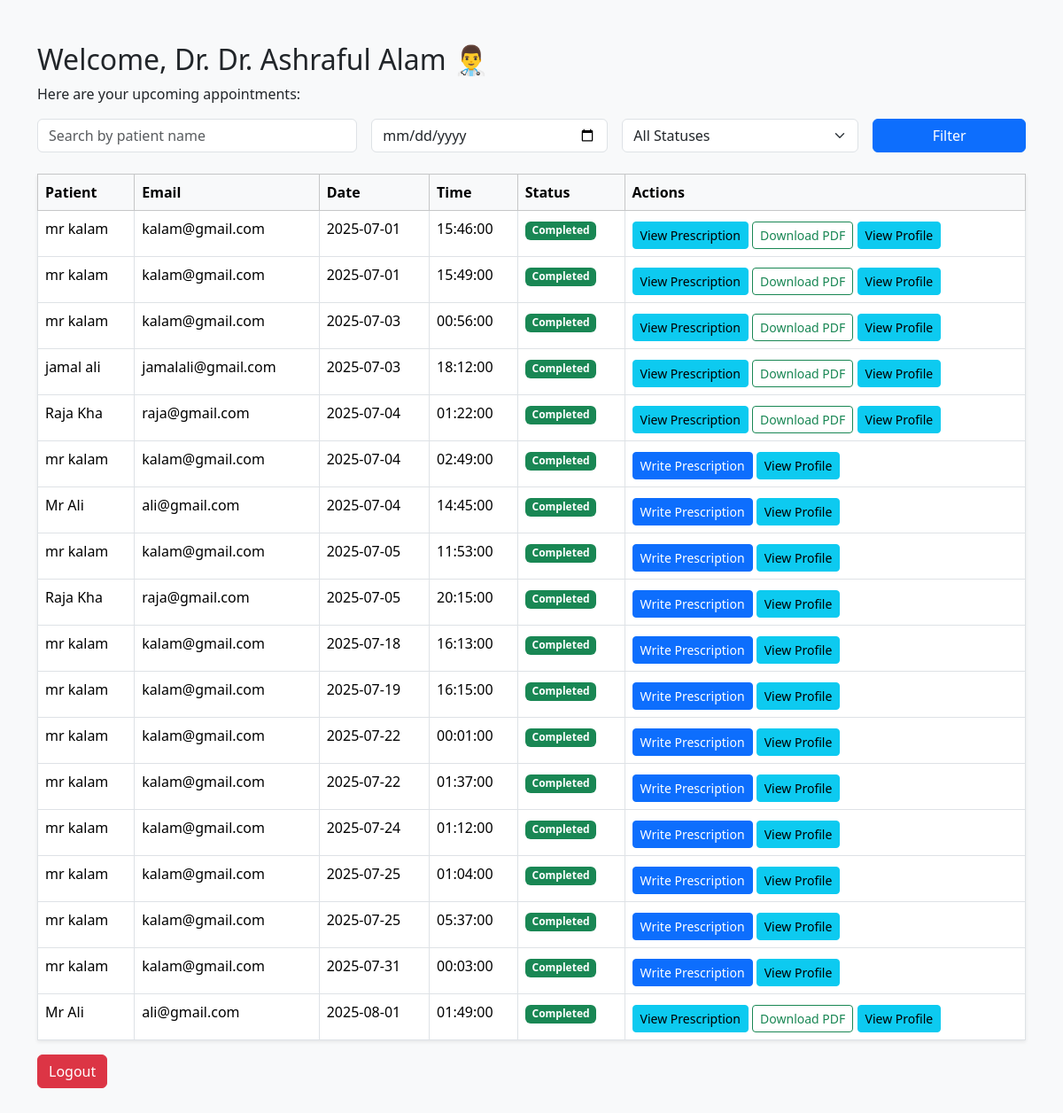
Page /doctor_dashboard.php (signed in) on the committed database.
### tables this page shows
CREATE TABLE `appointments` (
  `id` int(11) NOT NULL,
  `patient_id` int(11) NOT NULL,
  `doctor_id` int(11) NOT NULL,
  `appointment_date` date NOT NULL,
  `appointment_time` time NOT NULL,
  `status` enum('Scheduled','Completed','Cancelled') DEFAULT 'Scheduled',
  `created_at` timestamp NOT NULL DEFAULT current_timestamp()
);

CREATE TABLE `patients` (
  `id` int(11) NOT NULL,
  `username` varchar(50) NOT NULL,
  `password` varchar(255) NOT NULL,
  `name` varchar(100) NOT NULL,
  `email` varchar(100) DEFAULT NULL
);

### doctor_dashboard.php (the view, shortened to what this page needs)
<?php
require 'config.php';
$conditions = ["a.doctor_id = ?"];
$params = [$_SESSION['doctor_id']];
$whereClause = implode(" AND ", $conditions);
$stmt = $pdo->prepare("
  SELECT a.*, p.name AS patient_name, p.email
  FROM appointments a
  JOIN patients p ON a.patient_id = p.id
  WHERE $whereClause
  ORDER BY a.appointment_date ASC, a.appointment_time ASC
");
$stmt->execute($params);
$appointments = $stmt->fetchAll();
$prescribedStmt = $pdo->prepare("SELECT appointment_id FROM prescriptions WHERE doctor_id = ?");
$prescribedStmt->execute([$_SESSION['doctor_id']]);
$prescribedAppointments = array_column($prescribedStmt->fetchAll(), 'appointment_id');
?>
<!DOCTYPE html>
<html>
<head>
	<link href="assets/css/bootstrap.min.css" rel="stylesheet">
	<link href="assets/icons/font/bootstrap-icons.css" rel="stylesheet">
</head>
<body class="bg-light">
	<div class="container py-5">
		<h2>Welcome, Dr. <?= htmlspecialchars($_SESSION['doctor_name']); ?> 👨‍⚕️</h2>
		<p>Here are your upcoming appointments:</p>
		<form method="GET" class="row g-3 mb-4">
			<div class="col-md-4">
				<input type="text" name="patient_name" class="form-control" placeholder="Search by patient name"
					value="<?= isset($_GET['patient_name']) ? htmlspecialchars($_GET['patient_name']) : ''; ?>">
			</div>
			<div class="col-md-3">
				<input type="date" name="appointment_date" class="form-control"
					value="<?= isset($_GET['appointment_date']) ? $_GET['appointment_date'] : ''; ?>">
			</div>
			<div class="col-md-3">
				<select name="status" class="form-select">
					<option value="">All Statuses</option>
				</select>
			</div>
			<div class="col-md-2">
				<button type="submit" class="btn btn-primary w-100">Filter</button>
			</div>
		</form>
		<table class="table table-bordered table-hover bg-white shadow-sm">
			<thead class="table-light">
				<tr>
					<th>Patient</th>
					<th>Email</th>
					<th>Date</th>
					<th>Time</th>
					<th>Status</th>
					<th>Actions</th>
				</tr>
			</thead>
			<tbody>
				<?php if ($appointments):
					foreach ($appointments as $appt): ?>
						<?php
						$status = $appt['status'];
						?>
						<tr>
							<td><?= htmlspecialchars($appt['patient_name']); ?></td>
							<td><?= htmlspecialchars($appt['email']); ?></td>
							<td><?= $appt['appointment_date']; ?></td>
							<td><?= $appt['appointment_time']; ?></td>
							<td>
								<?php if ($status === 'Scheduled'): ?>
									<span class="badge bg-primary">Scheduled</span>
								<?php elseif ($status === 'Completed'): ?>
									<span class="badge bg-success">Completed</span>
								<?php elseif ($status === 'Expired'): ?>
									<span class="badge bg-danger">Expired</span>
								<?php else: ?>
									<span class="badge bg-secondary"><?= htmlspecialchars($status); ?></span>
								<?php endif; ?>
							</td>
							<td>
								<?php if ($status === 'Completed'): ?>
									<?php if (!in_array($appt['id'], $prescribedAppointments)): ?>
										<a href="write_prescription.php?appointment_id=<?= $appt['id']; ?>"
											class="btn btn-sm btn-primary mt-1">
											Write Prescription
										</a>
									<?php else: ?>
										<a href="view_prescription.php?appointment_id=<?= $appt['id']; ?>"
											class="btn btn-sm btn-info mt-1">
											View Prescription
										</a>
										<a href="prescriptions/prescription_<?= $appt['id']; ?>.pdf" download
											class="btn btn-sm btn-outline-success mt-1">
											Download PDF
										</a>
									<?php endif; ?>
								<?php endif; ?>
								<a href="patient_profile.php?id=<?= $appt['patient_id']; ?>" class="btn btn-sm btn-info mt-1">
									View Profile
								</a>
							</td>
						</tr>
					<?php endforeach;
				else: ?>
					<tr>
						<td colspan="6" class="text-center text-muted">No appointments found.</td>
					</tr>
				<?php endif; ?>
			</tbody>
		</table>
		<a href="logout.php" class="btn btn-danger">Logout</a>
	</div>
</body>
</html>

### rows in the picture
appointments: patient.name "mr kalam", patient.email "kalam@gmail.com", appointment_date "2025-07-01", appointment_time "15:46:00", status "Completed"
appointments: patient.name "mr kalam", patient.email "kalam@gmail.com", appointment_date "2025-07-01", appointment_time "15:49:00", status "Completed"
appointments: patient.name "mr kalam", patient.email "kalam@gmail.com", appointment_date "2025-07-03", appointment_time "00:56:00", status "Completed"
appointments: patient.name "jamal ali", patient.email "jamalali@gmail.com", appointment_date "2025-07-03", appointment_time "18:12:00", status "Completed"
appointments: patient.name "Raja Kha", patient.email "raja@gmail.com", appointment_date "2025-07-04", appointment_time "01:22:00", status "Completed"
appointments: patient.name "mr kalam", patient.email "kalam@gmail.com", appointment_date "2025-07-04", appointment_time "02:49:00", status "Completed"
appointments: patient.name "Mr Ali", patient.email "ali@gmail.com", appointment_date "2025-07-04", appointment_time "14:45:00", status "Completed"
appointments: patient.name "mr kalam", patient.email "kalam@gmail.com", appointment_date "2025-07-05", appointment_time "11:53:00", status "Completed"
appointments: patient.name "Raja Kha", patient.email "raja@gmail.com", appointment_date "2025-07-05", appointment_time "20:15:00", status "Completed"
appointments: patient.name "mr kalam", patient.email "kalam@gmail.com", appointment_date "2025-07-18", appointment_time "16:13:00", status "Completed"
appointments: patient.name "mr kalam", patient.email "kalam@gmail.com", appointment_date "2025-07-19", appointment_time "16:15:00", status "Completed"
appointments: patient.name "mr kalam", patient.email "kalam@gmail.com", appointment_date "2025-07-22", appointment_time "00:01:00", status "Completed"
appointments: patient.name "mr kalam", patient.email "kalam@gmail.com", appointment_date "2025-07-22", appointment_time "01:37:00", status "Completed"
appointments: patient.name "mr kalam", patient.email "kalam@gmail.com", appointment_date "2025-07-24", appointment_time "01:12:00", status "Completed"
appointments: patient.name "mr kalam", patient.email "kalam@gmail.com", appointment_date "2025-07-25", appointment_time "01:04:00", status "Completed"
appointments: patient.name "mr kalam", patient.email "kalam@gmail.com", appointment_date "2025-07-25", appointment_time "05:37:00", status "Completed"
appointments: patient.name "mr kalam", patient.email "kalam@gmail.com", appointment_date "2025-07-31", appointment_time "00:03:00", status "Completed"
appointments: patient.name "Mr Ali", patient.email "ali@gmail.com", appointment_date "2025-08-01", appointment_time "01:49:00", status "Completed"

### other values in the picture
$_SESSION['doctor_name'] "Dr. Ashraful Alam"
